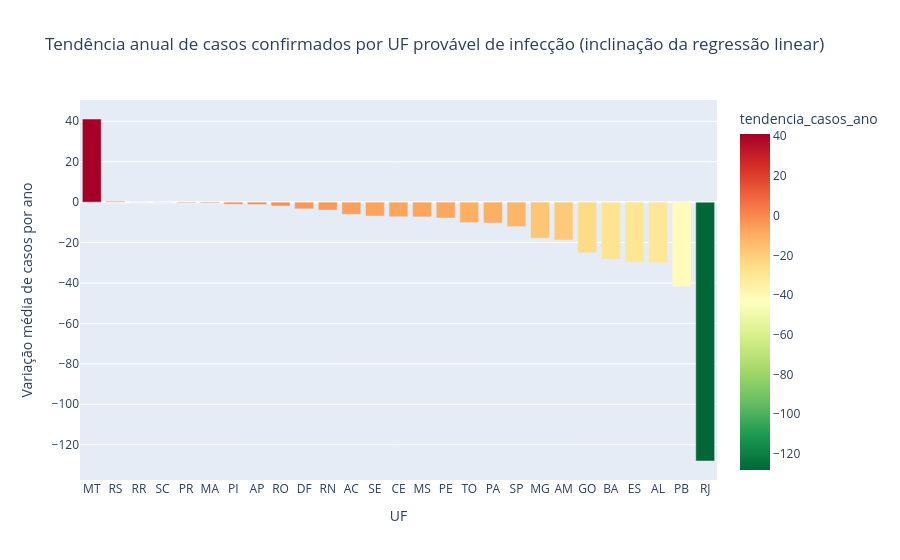
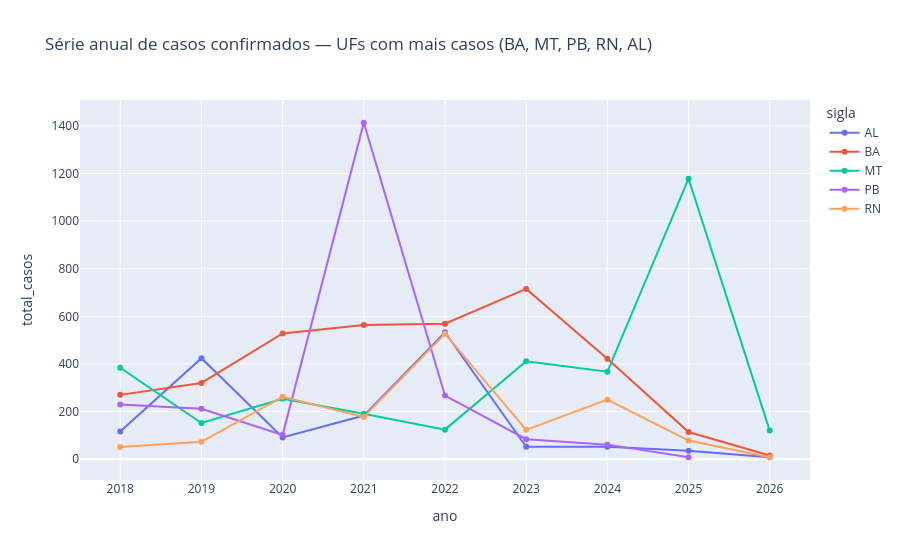

Source (notebook cell) for these figures, in order:
### Code cell
fig = px.bar(
    tendencia_uf, x="uf", y="tendencia_casos_ano", color="tendencia_casos_ano",
    color_continuous_scale="RdYlGn_r",
    title="Tendência anual de casos confirmados por UF provável de infecção (inclinação da regressão linear)"
)
fig.update_layout(xaxis_title="UF", yaxis_title="Variação média de casos por ano")
fig.show()

top_ufs = tendencia_uf.nlargest(5, "total_casos")["uf"].tolist()
fig = px.line(
    casos_uf_ano.filter(pl.col("sigla").is_in(top_ufs)).to_pandas(),
    x="ano", y="total_casos", color="sigla", markers=True,
    title=f"Série anual de casos confirmados — UFs com mais casos ({', '.join(top_ufs)})"
)
fig.show()

### Figure 1 — Plotly figure (JSON) as saved in the notebook; plotly's stock layout.template omitted (floating-point values rounded to 4 significant figures)
{"data": [{"hovertemplate": "uf=%{x}<br>tendencia_casos_ano=%{marker.color}<extra></extra>", "legendgroup": "", "marker": {"color": [41.13, 0.4408, -0.01667, -0.06034, -0.3592, -0.4167, -1.048, -1.183, -1.933, -3.322, -3.917, -6.024, -6.85, -7.238, -7.3, -7.829, -10.15, -10.38, -12.1, -17.85, -18.8, -25.07, -28.3, -29.69, -30.13, -41.77, -128.1], "coloraxis": "coloraxis", "pattern": {"shape": ""}}, "name": "", "orientation": "v", "showlegend": false, "textposition": "auto", "type": "bar", "x": ["MT", "RS", "RR", "SC", "PR", "MA", "PI", "AP", "RO", "DF", "RN", "AC", "SE", "CE", "MS", "PE", "TO", "PA", "SP", "MG", "AM", "GO", "BA", "ES", "AL", "PB", "RJ"], "xaxis": "x", "y": [41.13, 0.4408, -0.01667, -0.06034, -0.3592, -0.4167, -1.048, -1.183, -1.933, -3.322, -3.917, -6.024, -6.85, -7.238, -7.3, -7.829, -10.15, -10.38, -12.1, -17.85, -18.8, -25.07, -28.3, -29.69, -30.13, -41.77, -128.1], "yaxis": "y"}], "layout": {"barmode": "relative", "coloraxis": {"autocolorscale": false, "colorbar": {"title": {"text": "tendencia_casos_ano"}}, "colorscale": [[0.0, "rgb(0,104,55)"], [0.1, "rgb(26,152,80)"], [0.2, "rgb(102,189,99)"], [0.3, "rgb(166,217,106)"], [0.4, "rgb(217,239,139)"], [0.5, "rgb(255,255,191)"], [0.6, "rgb(254,224,139)"], [0.7, "rgb(253,174,97)"], [0.8, "rgb(244,109,67)"], [0.9, "rgb(215,48,39)"], [1.0, "rgb(165,0,38)"]]}, "legend": {"tracegroupgap": 0}, "title": {"text": "Tendência anual de casos confirmados por UF provável de infecção (inclinação da regressão linear)"}, "xaxis": {"anchor": "y", "domain": [0.0, 1.0], "title": {"text": "UF"}}, "yaxis": {"anchor": "x", "domain": [0.0, 1.0], "title": {"text": "Variação média de casos por ano"}}}}

### Figure 2 — Plotly figure (JSON) as saved in the notebook; plotly's stock layout.template omitted (floating-point values rounded to 4 significant figures)
{"data": [{"hovertemplate": "sigla=AL<br>ano=%{x}<br>total_casos=%{y}<extra></extra>", "legendgroup": "AL", "line": {"color": "#636efa", "dash": "solid"}, "marker": {"symbol": "circle"}, "mode": "lines+markers", "name": "AL", "orientation": "h", "showlegend": true, "type": "scatter", "x": [2018, 2019, 2020, 2021, 2022, 2023, 2024, 2025, 2026], "xaxis": "x", "y": [116, 424, 91, 183, 533, 52, 52, 35, 8], "yaxis": "y"}, {"hovertemplate": "sigla=BA<br>ano=%{x}<br>total_casos=%{y}<extra></extra>", "legendgroup": "BA", "line": {"color": "#EF553B", "dash": "solid"}, "marker": {"symbol": "circle"}, "mode": "lines+markers", "name": "BA", "orientation": "h", "showlegend": true, "type": "scatter", "x": [2018, 2019, 2020, 2021, 2022, 2023, 2024, 2025, 2026], "xaxis": "x", "y": [270, 320, 528, 563, 569, 715, 422, 114, 15], "yaxis": "y"}, {"hovertemplate": "sigla=MT<br>ano=%{x}<br>total_casos=%{y}<extra></extra>", "legendgroup": "MT", "line": {"color": "#00cc96", "dash": "solid"}, "marker": {"symbol": "circle"}, "mode": "lines+markers", "name": "MT", "orientation": "h", "showlegend": true, "type": "scatter", "x": [2018, 2019, 2020, 2021, 2022, 2023, 2024, 2025, 2026], "xaxis": "x", "y": [384, 152, 254, 191, 124, 411, 367, 1178, 120], "yaxis": "y"}, {"hovertemplate": "sigla=PB<br>ano=%{x}<br>total_casos=%{y}<extra></extra>", "legendgroup": "PB", "line": {"color": "#ab63fa", "dash": "solid"}, "marker": {"symbol": "circle"}, "mode": "lines+markers", "name": "PB", "orientation": "h", "showlegend": true, "type": "scatter", "x": [2018, 2019, 2020, 2021, 2022, 2023, 2024, 2025], "xaxis": "x", "y": [230, 212, 102, 1413, 267, 84, 61, 8], "yaxis": "y"}, {"hovertemplate": "sigla=RN<br>ano=%{x}<br>total_casos=%{y}<extra></extra>", "legendgroup": "RN", "line": {"color": "#FFA15A", "dash": "solid"}, "marker": {"symbol": "circle"}, "mode": "lines+markers", "name": "RN", "orientation": "h", "showlegend": true, "type": "scatter", "x": [2018, 2019, 2020, 2021, 2022, 2023, 2024, 2025, 2026], "xaxis": "x", "y": [51, 73, 262, 177, 527, 123, 250, 78, 8], "yaxis": "y"}], "layout": {"legend": {"title": {"text": "sigla"}, "tracegroupgap": 0}, "title": {"text": "Série anual de casos confirmados — UFs com mais casos (BA, MT, PB, RN, AL)"}, "xaxis": {"anchor": "y", "domain": [0.0, 1.0], "title": {"text": "ano"}}, "yaxis": {"anchor": "x", "domain": [0.0, 1.0], "title": {"text": "total_casos"}}}}
